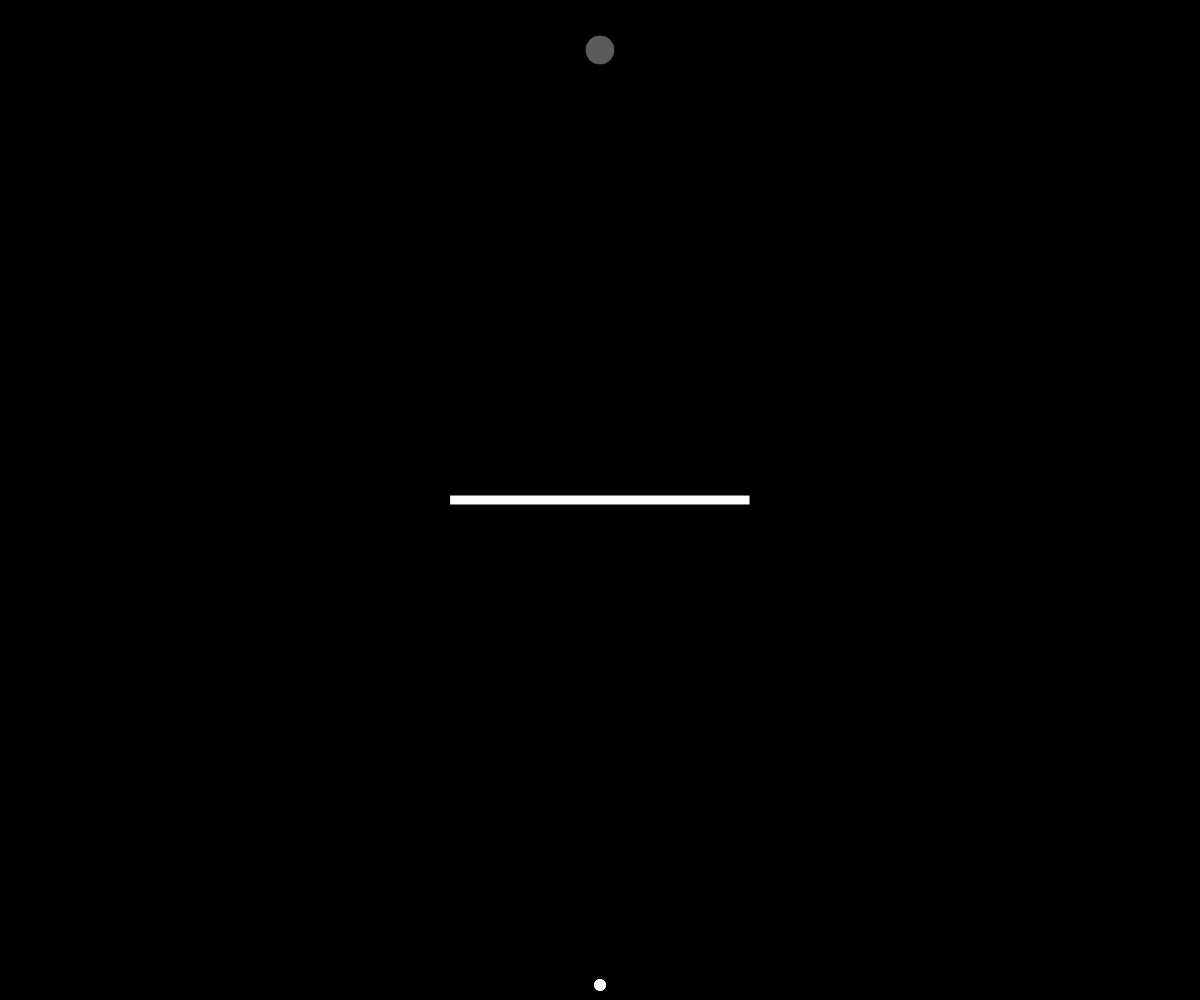
Frame 1 (no input)
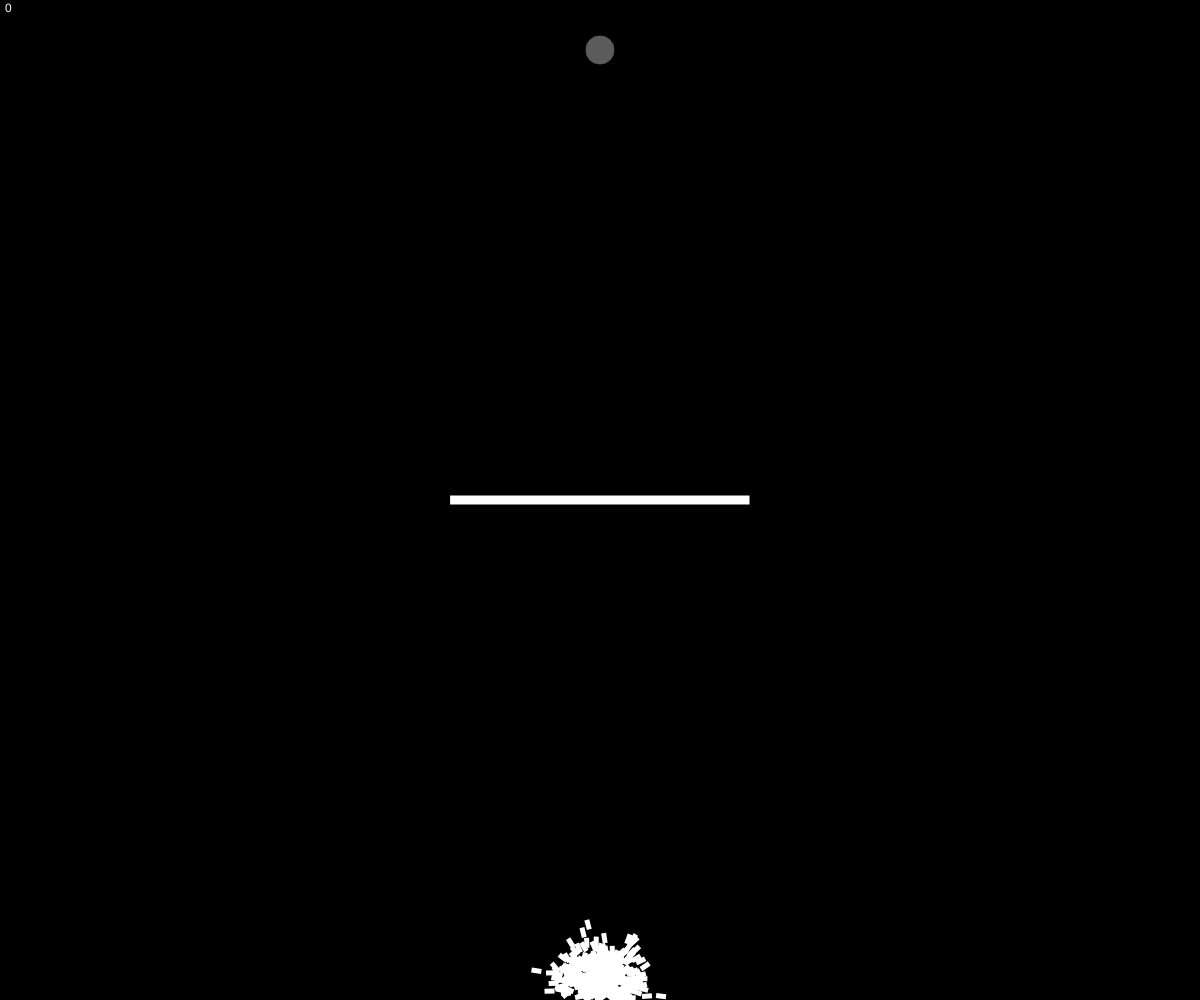
Frame 60 (no input)
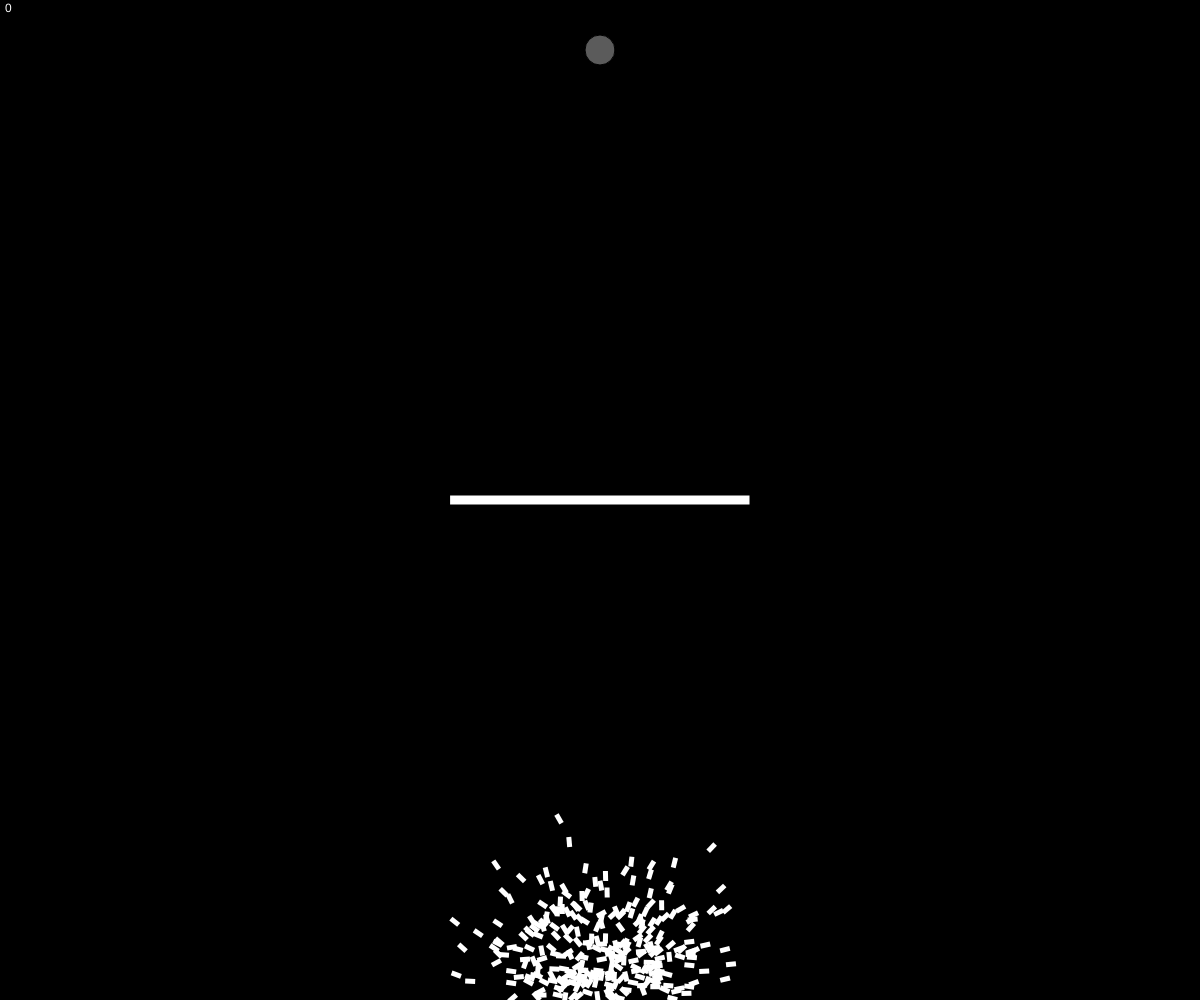
Frame 120 (the mouse pressed at the canvas centre since frame 60)

The p5.js sketch that drew these frames (run headless with seeded random() and noise() and a simulated clock; from frame 60 on, the mouse is pressed at the canvas centre):

// p5.js sketch
// ── sketch.js
var peeps
var target
var generation
var obsticle

function setup() {
  createCanvas(windowWidth, windowHeight);
  peeps = new Population(500);
	target = new Target();
	generation = 0;
	obsticle = new Obsticle();
}

function draw() {
  background(0);
	peeps.checkCollisions();
	if(peeps.alive())
	{
		peeps.show();
	}
	else{
		peeps.evaluate();
		peeps.selection();
		generation++;
	}
	text(generation, 5,12);
	target.draw();
	obsticle.draw();
}

// ── dna.js
class DNA {
  constructor(dna) {
    if (dna) {
      this.brains = dna;
      this.cells = dna.length;
      //console.log(dna);
    } else {
      this.brains = [];
      this.cells = 400;
      for (var i = 0; i < this.cells; i++) {
        this.brains[i] = p5.Vector.random2D();
        this.brains[i].setMag(0.1);
      }
    }
  }
  crossover(partner) {
    var newDNA = [];
    var mid = floor(random(this.cells));
    for (var i = 0; i < this.cells; i++) {
      if (i > mid) {
        newDNA[i] = this.brains[i];
      } else {
        newDNA[i] = partner.brains[i];
      }
    }
    return new DNA(newDNA);
  }

  mutate(){
    for (var i = 0; i < this.cells; i++) {
      if(random(1)<.01){
        this.brains[i] = p5.Vector.random2D();
        this.brains[i].setMag(.1);
      }
    }
  }
}

// ── obsticle.js
class Obsticle{
  constructor()
  {
    this.pos = createVector(width/2,height/2);
    this.wid = 300;
    this.hei = 10;

  }
  draw(){
    rectMode(CENTER);
    fill(255);
    rect(this.pos.x,this.pos.y,this.wid,this.hei);
  }
}

// ── population.js
class Population {
  constructor(count) {
    this.rockets = [];
    this.popSize = count;
    this.mutating = [];
    for (var i = 0; i < this.popSize; i++) {
      this.rockets[i] = new Rocket();
    }
  }
  show() {
    for (var i = 0; i < this.popSize; i++) {
      this.rockets[i].update();
      this.rockets[i].show();
    }
  }
  checkCollisions() {
    for (var i = 0; i < this.popSize; i++) {
      this.rockets[i].collisions();
    }
  }
  alive() {
    for (var i = 0; i < this.popSize; i++) {
      if (this.rockets[i].alive) {
        return true;
      }
    }
    return false;
  }

  evaluate() {
    var maxfitness = 0;
    for (var i = 0; i < this.popSize; i++) {
      this.rockets[i].calculateFitness();
      if (this.rockets[i].fitness > maxfitness) {
        maxfitness = this.rockets[i].fitness;
      }
    }
    for (var i = 0; i < this.popSize; i++) {
      if (maxfitness != 0) {
        this.rockets[i].fitness /= maxfitness;
      }
    }
    this.mutating = [];
    for (var i = 0; i < this.popSize; i++) {
      var n = this.rockets[i].fitness * 100;
      for (var j = 0; j < n; j++) {
        this.mutating.push(this.rockets[i]);
      }
    }
  }
  selection(){
    var newPop = [];
    for(var i = 0; i < this.popSize; i++)
    {
      var father = random(this.mutating).dna;
      var mother = random(this.mutating).dna;
      var child = father.crossover(mother);
      child.mutate()
      newPop[i] = new Rocket(child);
    }
    //this.rockets = [];
    for(var j = 0; j < newPop.length; j++)
    {
      this.rockets[j] = newPop[j];
    }
  }
}

// ── rocket.js
class Rocket {
  constructor(dna) {
    if(dna)
    {
      this.dna = dna;
    }
    else{
        this.dna = new DNA();
    }
    

    this.pos = createVector(width / 2, height - 15);
    this.acc = createVector();
    this.vel = createVector();
    this.count = 0;
    this.alive = true;
    this.target = new Target();
    this.obsticle = new Obsticle();
    this.fitness = 0;
    this.achieved = false;
    this.hitObsticle = false;
  }

  applyforce(force) {
    this.acc.add(force);
  }

  update() {
    this.applyforce(this.dna.brains[this.count]);
    if (this.count < this.dna.cells) {
      this.count++;
    } else {
      this.alive = false;
    }

      this.vel.add(this.acc);
      this.vel.limit(4);
      this.pos.add(this.vel);
      this.acc.mult(0);

  }

  show() {
    if (this.alive) {
      push();
      noStroke();
      fill(255);
      translate(this.pos.x, this.pos.y);
      rotate(this.vel.heading());
      rectMode(CENTER);
      rect(0, 0, 10, 5);
      pop();
    } else {}
  }

  collisions() {
    push();
    translate(this.pos.x, this.pos.y);
    translate(this.obsticle.pos.x, this.obsticle.pos.y);
    translate(this.target.pos.x,this.target.pos.y);
    if (this.pos.x < 2 || this.pos.y < 2 || this.pos.x > width - 2 || this.pos.y > height-2) {
      this.alive = false;
    }
    if(this.pos.x + 2 > this.obsticle.pos.x - this.obsticle.wid/2 && this.pos.x < this.obsticle.pos.x + this.obsticle.wid/2
    && this.pos.y + 5 > this.obsticle.pos.y && this.pos.y < this.obsticle.pos.y + this.obsticle.hei
    )
    {
      this.alive = false;
      this.hitObsticle = true;
    }
    var d = dist(this.pos.x,this.pos.y,this.target.pos.x,this.target.pos.y);
    if(d < 15)
    {
      console.log("MADE IT");
      this.achieved = true;
      this.fitness = 4;
      this.vel = createVector();
      this.acc = createVector();
      this.pos = createVector();
    }
    pop();
  }
  calculateFitness(){
    push()
    translate(this.pos.x, this.pos.y);
    translate(this.target.pos.x,this.target.pos.y);
    var d = dist(this.pos.x,this.pos.y,this.target.pos.x,this.target.pos.y);
    // if(d < 15)
    // {
    //   console.log("MADE IT");
    //   this.achieved = true;
    //   this.fitness = 2;
    // }
    if(this.hitObsticle)
    {
      this.fitness = 0;
    }
    else{
    this.fitness = 1/d;
  }
    pop()
  }
}

// ── target.js
class Target{
  constructor(){
    this.pos = createVector(width/2, 50);

  }
  draw(){
    fill(100,232);
    ellipseMode(CENTER);
    ellipse(this.pos.x,this.pos.y,30,30);
  }
}
